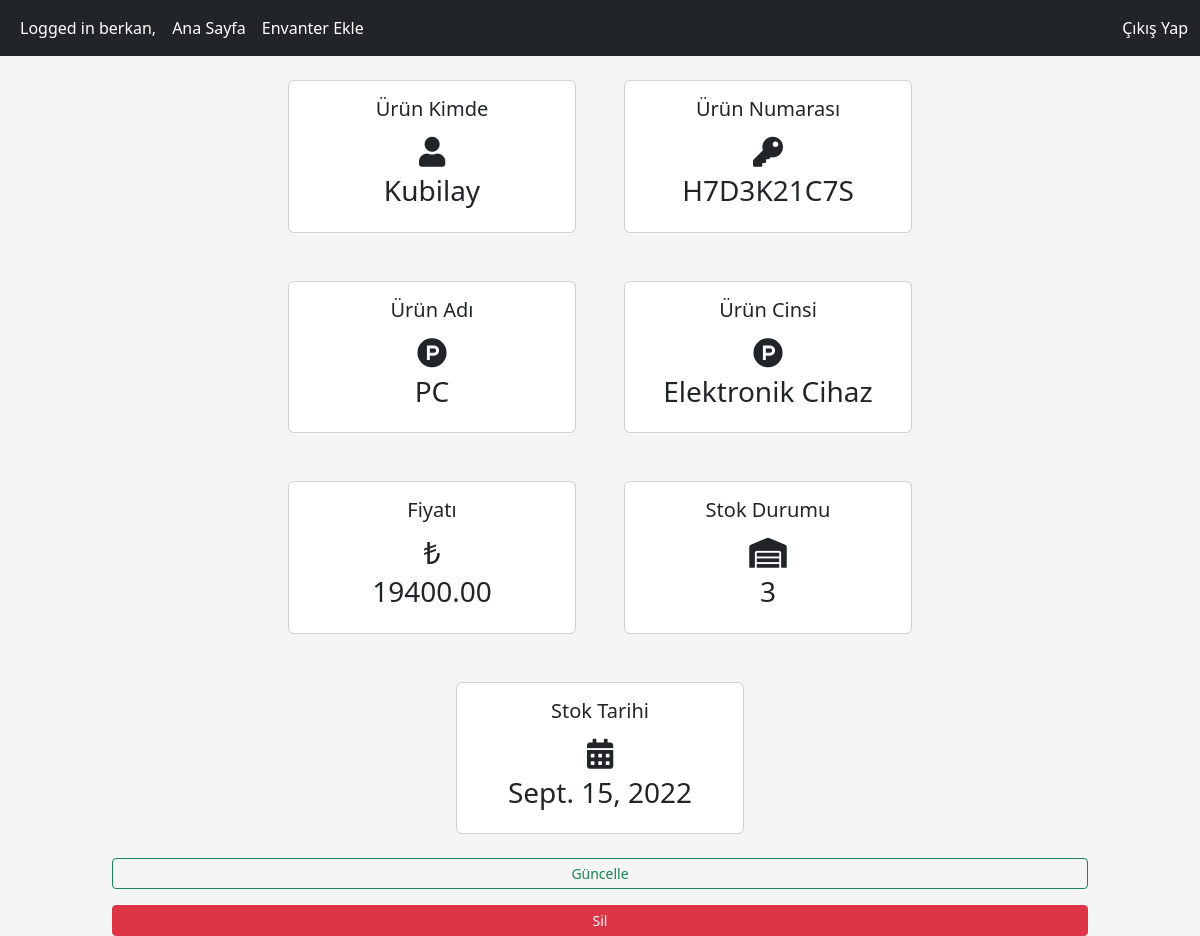
The page /inventory/per_product/30 (signed in) on the database its author committed.
### inventory/models.py (models this page shows, shortened)
class Inventory(models.Model):
    Kime_Verilecek = models.CharField(max_length=100, null=True, blank=False)
    Ürün_Numarasi = models.CharField(max_length=100, unique=True, null=True, blank=False)
    Ürün_Ad = models.CharField(max_length=100, null=True, blank=False)
    Ürün_Cinsi = models.CharField(max_length=90, null=True, blank=False)
    Fiyati = models.DecimalField(max_digits=19, decimal_places=2, null=True, blank=False)
    Stok_Durumu = models.IntegerField(null=True, blank=False)
    Stok_Tarihi = models.DateField(null=True)

### inventory/views.py (the view)
# urls.py: path("per_product/<int:pk>", per_product_view, name="per_product"),
@login_required
def per_product_view(request, pk):
    inventory = get_object_or_404(Inventory, pk=pk)
    context = {
        'inventory': inventory
    }
    return render(request, "inventory/per_product.html", context=context)

### templates/inventory/per_product.html
{% extends "../layout.html" %}
{% block content %}
<div lass="content-section">
    <div class="row mx-auto justify-content-center">
        <div class="card m-4" style="width: 18rem;">
            <div class="card-body">
                <h5 class="card-title text-center">Ürün Kimde</h5>
                <div style="font-size: 30px;" class="text-center">
                    <span><i class="fa fa-user"></i></span>
                </div>
                <h3 class="text-center">{{ inventory.Kime_Verilecek  }}</h3>
            </div>
        </div>
        <div class="card m-4" style="width: 18rem;">
            <div class="card-body">
                <h5 class="card-title text-center">Ürün Numarası</h5>
                <div style="font-size: 30px;" class="text-center">
                    <span><i class="fa fa-key"></i></span>
                </div>
                <h3 class="text-center">{{ inventory.Ürün_Numarasi  }}</h3>
            </div>
        </div>
        <div class="card m-4" style="width: 18rem;">
            <div class="card-body">
                <h5 class="card-title text-center">Ürün Adı</h5>
                <div style="font-size: 30px;" class="text-center">
                    <span><i class="fab fa-product-hunt"></i></span>
                </div>
                <h3 class="text-center">{{ inventory.Ürün_Ad  }}</h3>
            </div>
        </div>
        <div class="card m-4" style="width: 18rem;">
            <div class="card-body">
                <h5 class="card-title text-center">Ürün Cinsi</h5>
                <div style="font-size: 30px;" class="text-center">
                    <span><i class="fab fa-product-hunt"></i></span>
                </div>
                <h3 class="text-center">{{ inventory.Ürün_Cinsi  }}</h3>
            </div>
        </div>
        <div class="card m-4" style="width: 18rem;">
            <div class="card-body">
                <h5 class="card-title text-center">Fiyatı</h5>
                <div style="font-size: 30px;" class="text-center">
                    <span>&#8378;</span>
                </div>
                <h3 class="text-center">{{ inventory.Fiyati  }}</h3>
            </div>
        </div>
        <div class="card m-4" style="width: 18rem;">
            <div class="card-body">
                <h5 class="card-title text-center">Stok Durumu</h5>
                <div style="font-size: 30px;" class="text-center">
                    <span><i class="fas fa-warehouse "></i></span>
                </div>
                <h3 class="text-center">{{ inventory.Stok_Durumu  }}</h3>
            </div>
        </div>
        <div class="card m-4" style="width: 18rem;">
            <div class="card-body">
                <h5 class="card-title text-center">Stok Tarihi</h5>
                <div style="font-size: 30px;" class="text-center">
                    <span><i class="fas fa-calendar-alt"></i></span>
                </div>
                <h3 class="text-center">{{ inventory.Stok_Tarihi  }}</h3>
            </div>
        </div>
        <a class="btn btn-outline-success btn-sm mb-3" href="{% url 'update_inventory' inventory.id %}">Güncelle</a>
        <a class="btn btn-danger btn-sm" href="{% url 'delete_inventory' inventory.id %}">Sil</a>
    </div>
</div>
{% endblock %}

### templates/layout.html (shortened to what this page needs)
{% load static %}
<!DOCTYPE html>
<html lang="en">
<head>
    <link href="https://cdn.jsdelivr.net/npm/bootstrap@5.2.0/dist/css/bootstrap.min.css" rel="stylesheet">
    <link rel="stylesheet" href="{% static 'css/main.css' %}" type="text/css">
    <link rel="stylesheet" href="https://use.fontawesome.com/releases/v5.4.1/css/all.css">
    <link
    rel="stylesheet"
    href="https://cdnjs.cloudflare.com/ajax/libs/font-awesome/5.12.0-2/css/all.min.css"
    />
</head>
<body>
    <nav class="navbar navbar-expand-lg navbar-dark bg-dark">
      <div class="container-fluid">
        <div class="collapse navbar-collapse" id="navbarNav">
          <ul class="navbar-nav">
            {% if request.user.is_authenticated %}
            <li >
            <u><a class="nav-link active" style="color:white" >Logged in {{ user.username }},</a></u>
            </li>
            {% endif %}
              <li>
                <a class="nav-link active" aria-current="page" href="{% url 'inventory_list' %}">Ana Sayfa</a>
              </li>
              {% if request.user.is_authenticated %}
              <li>
                <a class="nav-link active" aria-current="page" href="{% url 'add_inventory' %}">Envanter Ekle</a>
              </li>
          </ul>
        </div>
        <a style="color:white" class="nav-link active" aria-current="page" href="{% url 'logout' %}">Çıkış Yap</a>
      </div>
      {% endif %}
      </nav>
      <main>
        <div class="container-fluid">
            <div class="row">
                <div class="col-md-1"></div>
                <div class="col-md-10 col-sm-12 col-xm-12">
                {% block content %}
                {% endblock %}
                </div>
                <div class="col-md-1"></div>
            </div>
        </div>
      </main>
</body>
</html>

### static/css/main.css (style rules this page uses)
body { background-color: #f5f5f5; }

### rows shown on the page
Inventory: Kime_Verilecek "Kubilay", Ürün_Numarasi "H7D3K21C7S", Ürün_Ad "PC", Ürün_Cinsi "Elektronik Cihaz", Fiyati "19400.00", Stok_Durumu "3", Stok_Tarihi "Sept. 15, 2022"

### other values the page prints
{{ user.username }} "berkan"
